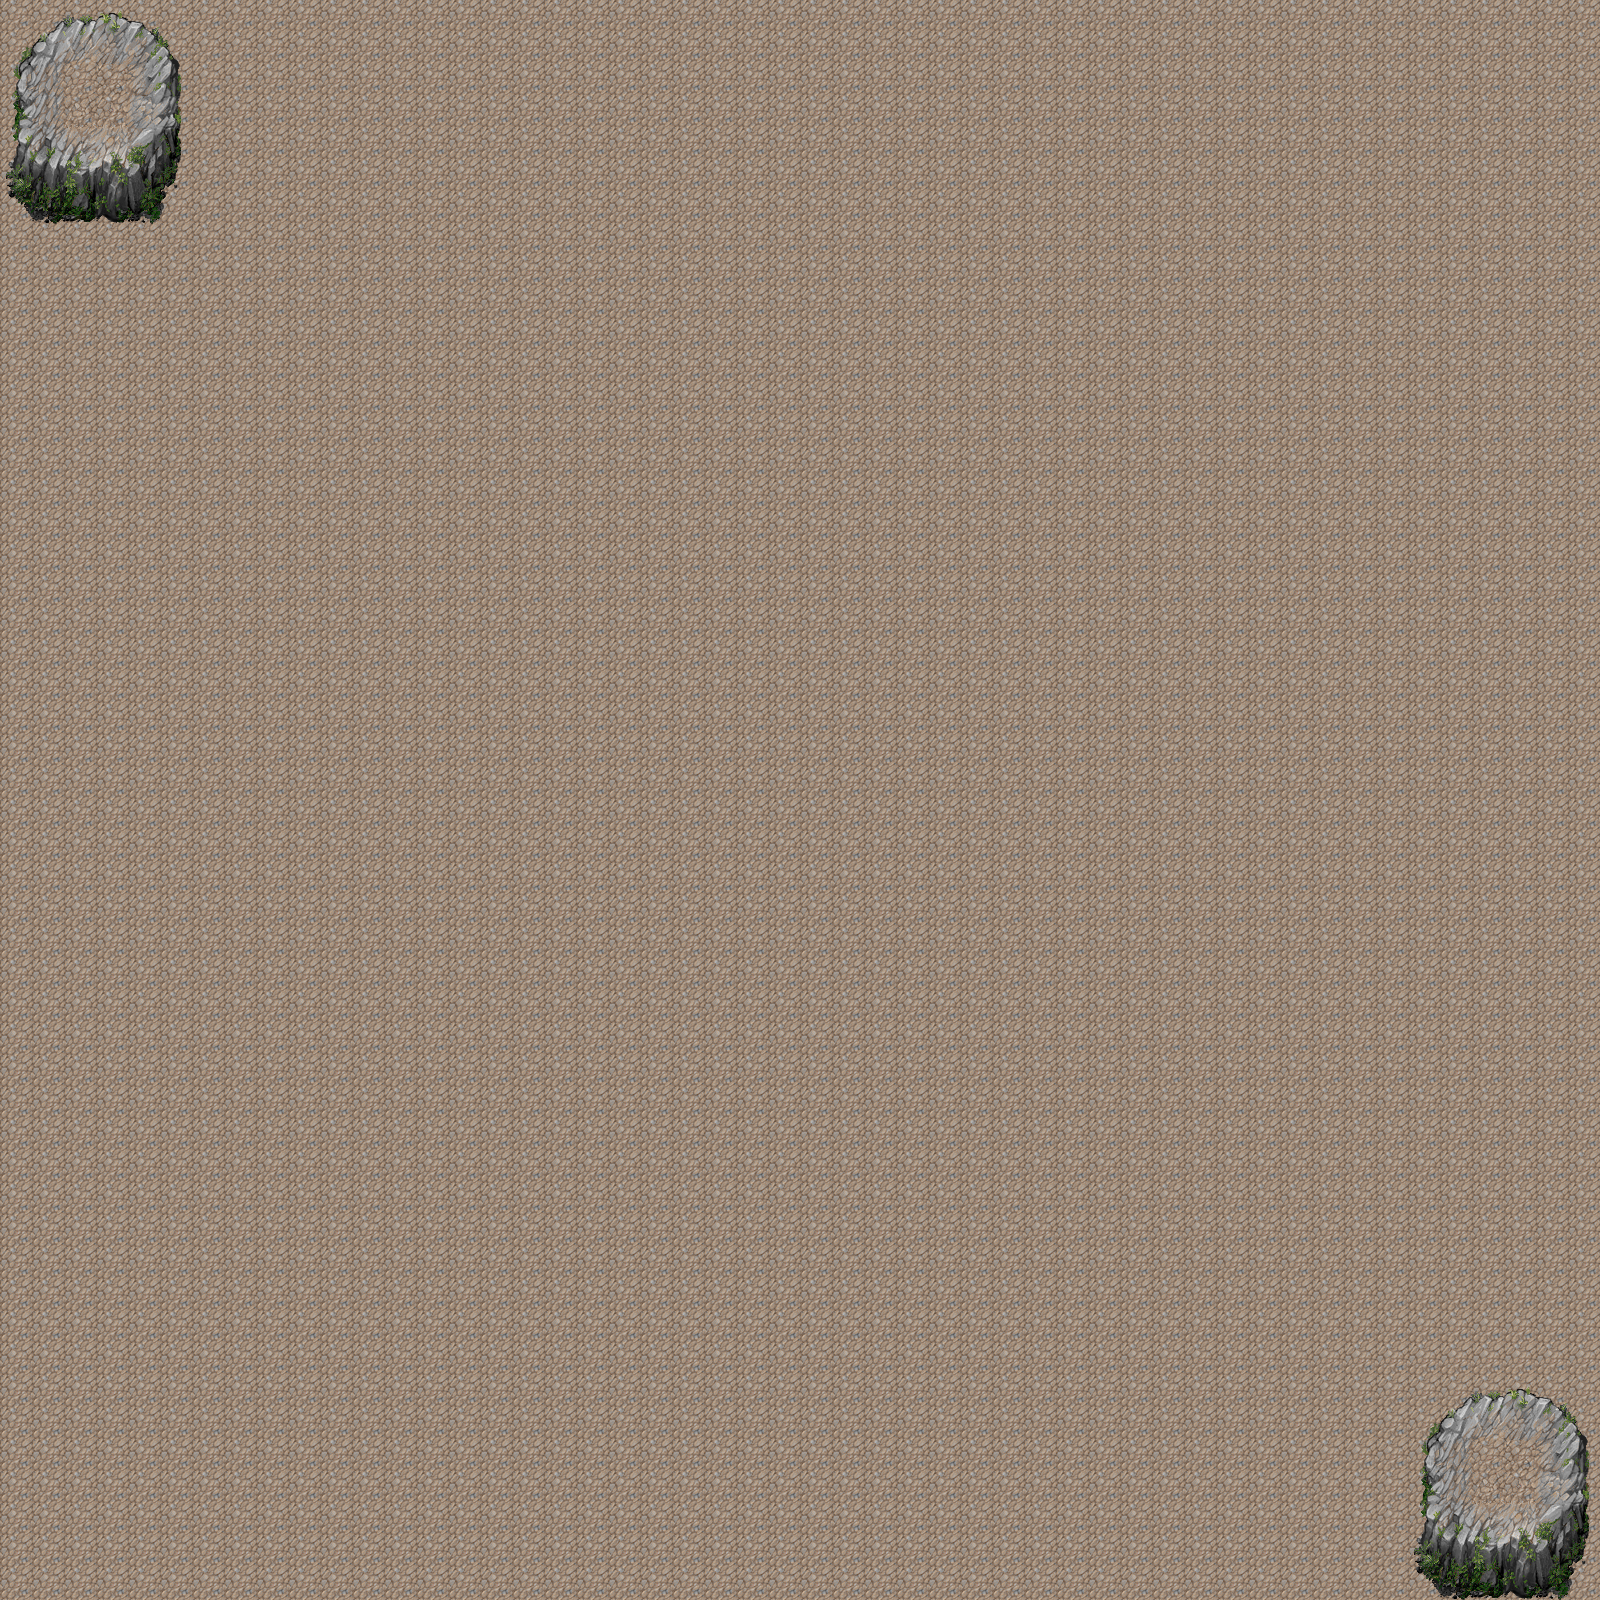

The image is a tile-based game level rendered from a .tmx file. Its description and source (layers, tilesets, objects; grid data summarised) follow:
An orthogonal 50x50 tile map with 32x32 px tiles, 2 tile layers (Tile Layer 1, Tile Layer 2).

<map version="1.2" tiledversion="1.3.1" orientation="orthogonal" renderorder="right-down" compressionlevel="0" width="50" height="50" tilewidth="32" tileheight="32" infinite="0" nextlayerid="3" nextobjectid="1">
 <tileset firstgid="1" source="week1_test_tileset.tsx" />
 <layer id="1" name="Tile Layer 1" width="50" height="50">
  <data>[2500 cells, 2500 non-empty, 1 distinct tile ids]</data>
 </layer>
 <layer id="2" name="Tile Layer 2" width="50" height="50">
  <data>[2500 cells, 2500 non-empty, 42 distinct tile ids]</data>
 </layer>
</map>
